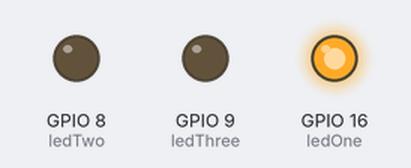
The sketch below on a simulated ESP32-S3. On the bench: output pins drawn as LEDs (lit = HIGH).

Above: at 0.5 s.
At 1.6 s:
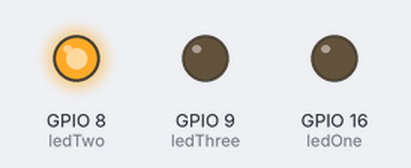
At 3.4 s:
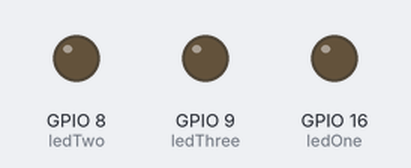
At 6.3 s:
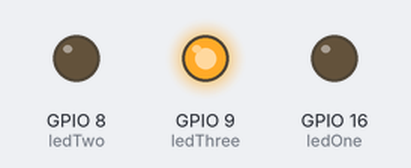
Timing chart, 0 to 8.1 s (numbered marks = the images above):
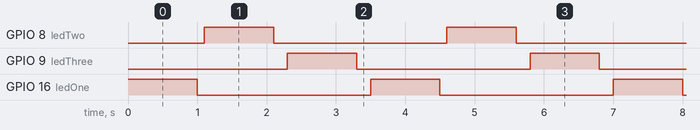

The sketch:

sketch.ino
```cpp
const int ledOne = 16;
const int ledTwo = 8;
const int ledThree = 9;
void setup() {
  // put your setup code here, to run once:
  pinMode(ledOne , OUTPUT);
  pinMode(ledTwo , OUTPUT);
  pinMode(ledThree , OUTPUT);
}

void loop() {
  // put your main code here, to run repeatedly:
  digitalWrite(ledOne , HIGH);
  delay(1000);
  digitalWrite(ledOne , LOW);
  delay(100);
  digitalWrite(ledTwo , HIGH);
  delay(1000);
  digitalWrite(ledTwo , LOW);
  delay(200);
  digitalWrite(ledThree , HIGH);
  delay(1000);
  digitalWrite(ledThree , LOW);
  delay(200);


}
```

Measured:
- by itself, GPIO 8 (ledTwo), GPIO 9 (ledThree), GPIO 16 (ledOne): alternates HIGH for 1.0 s and LOW for 2.5 s
- by itself, everything shown: repeats every 3.5 s, in 6 steps
